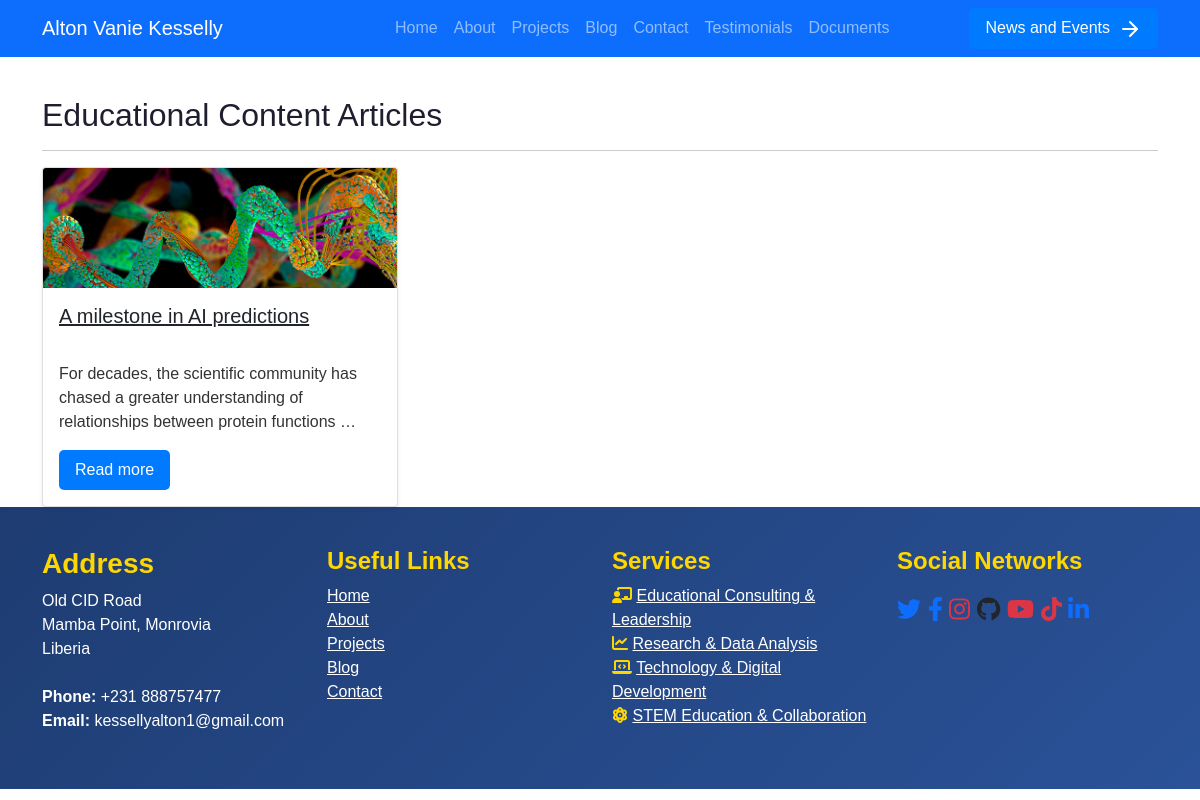
The app's page /category/educational/ with its own data.
### portfolio/models.py (models this page shows, shortened)
class Article(models.Model):
    CATEGORY_CHOICES = [
        ('news_updates', 'News & Updates'),
        ('educational', 'Educational Content'),
        ('promotions', 'Promotions & Offers'),
        ('thought_leadership', 'Thought Leadership & Insights'),
        ('community', 'Community & Engagement'),
        ('lifestyle', 'Lifestyle & Inspiration'),
        ('curated', 'Curated Content & Roundups'),
        ('behind_scenes', 'Behind-the-Scenes & Company Culture'),
        ('seasonal', 'Seasonal & Thematic Newsletters'),
        ('feedback', 'Feedback & Surveys'),
        ('sport', 'Sports & Entertainment'),
    ]
    title = models.CharField(max_length=200)
    author = models.ForeignKey(User, on_delete=models.SET_NULL, null=True, related_name='articles')
    content = CKEditor5Field('Content', config_name='default')
    date_posted = models.DateTimeField(default=timezone.now)
    category = models.CharField(max_length=50, choices=CATEGORY_CHOICES)
    image = models.ImageField(upload_to='articles/', blank=True, null=True)
    is_featured = models.BooleanField(default=False)

### portfolio/views.py (the view)
# urls.py: path('category/<str:category_name>/', views.category_articles, name='category_articles'),
def category_articles(request, category_name):
    category_display_name = dict(Article.CATEGORY_CHOICES).get(category_name, category_name.replace("_", " ").title())
    articles = Article.objects.filter(category=category_name).order_by('-date_posted')
    paginator = Paginator(articles, 10)  # Show 10 articles per page
    page_number = request.GET.get('page')
    page_obj = paginator.get_page(page_number)
    context = {
        'page_obj': page_obj,
        'category_name': category_display_name,  # Use the display name in the context
    }
    return render(request, 'portfolio/category_articles.html', context)

### portfolio/templates/portfolio/category_articles.html (shortened to what this page needs)
{% extends "base.html" %}
{% load static %}
{% block content %}
<div class="container mt-7" style="margin-top: 6rem;">
    <h2>{{ category_name|title }} Articles</h2>
    <hr>
    <div class="row row-cols-1 row-cols-md-3 g-4">
        {% for article in page_obj %}
        <div class="col">
            <div class="card h-100 shadow-sm">
                <img src="{% if article.image %}{{ article.image.url }}{% else %}{% static 'default-image.jpg' %}{% endif %}"
                     class="card-img-top" alt="{{ article.title }}" style="object-fit: cover; max-height: 150px;" loading="lazy">
                <div class="card-body">
                    <h5 class="card-title" style="min-height: 50px;">
                        <a href="{% url 'article_detail' article.id %}" class="text-dark">{{ article.title }}</a>
                    </h5>
                    <p class="card-text">{{ article.content|striptags|truncatewords:15 }}</p>
                    <a href="{% url 'article_detail' article.id %}" class="btn btn-primary">Read more</a>
                </div>
            </div>
        </div>
        {% endfor %}
    </div>
</div>
{% endblock %}

### static/css/styles.css (style rules this page uses)
body { font-family: Arial, sans-serif; margin: 0; padding: 0; color: #333; }
h1, h2 { color: #1e1e2f; }
.btn { padding: 0.5em 1em; color: white; background-color: #007bff; border: none; text-decoration: none; border-radius: 5px; }

### records on screen
Article: image (picture), title "A milestone in AI predictions", content "For decades, the scientific community has chased a greater understanding of relationships between protein functions …"

### other values on screen
{{ category_name|title }} "Educational Content"
